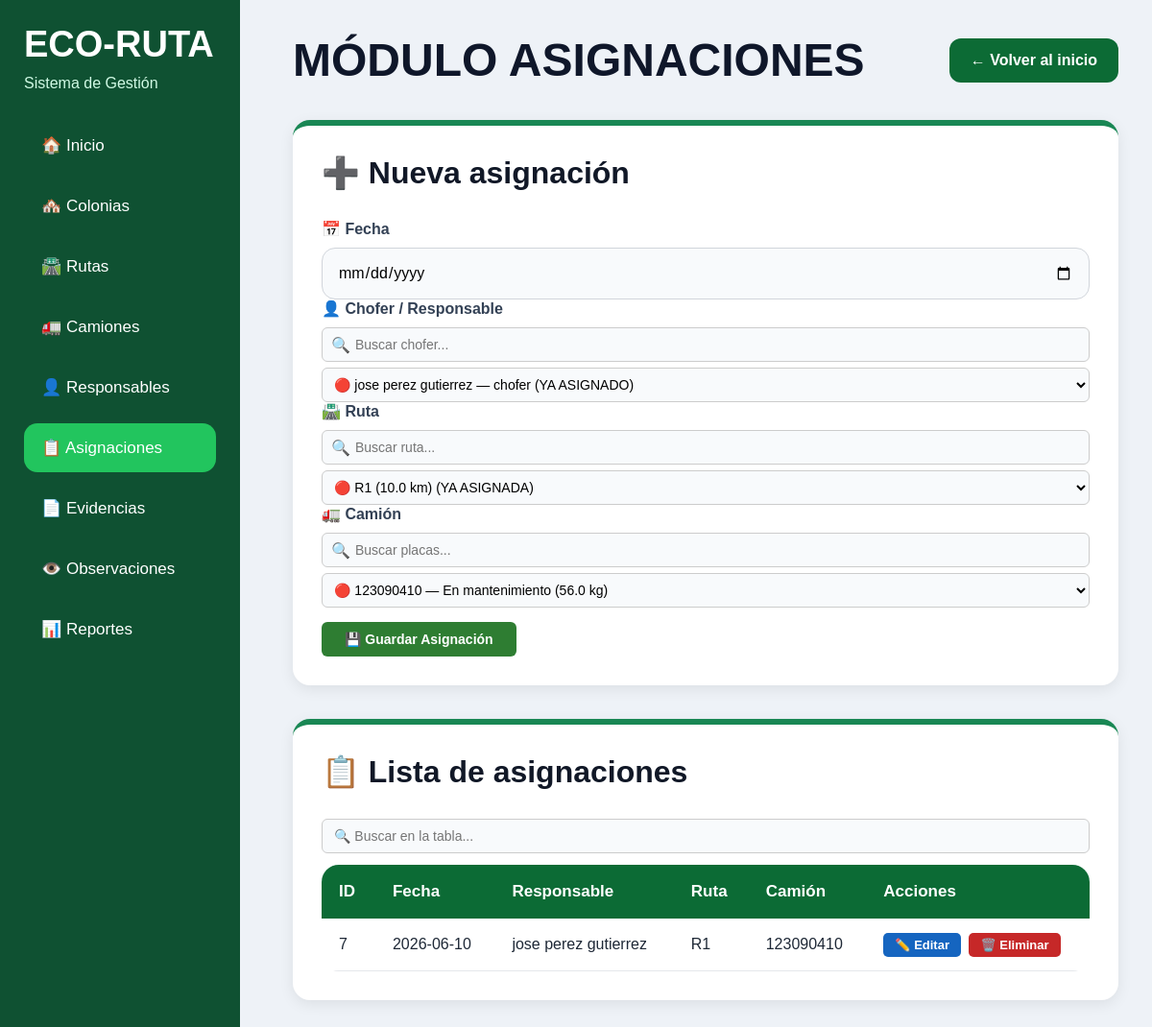
Screenshot of /asignaciones (signed in) with the database file from the repository.
### tables this page shows
CREATE TABLE asignacion (

    id_asignacion INTEGER PRIMARY KEY AUTOINCREMENT,

    fecha TEXT NOT NULL,

    id_responsable INTEGER NOT NULL,

    id_ruta INTEGER NOT NULL,

    id_camion INTEGER NOT NULL, hora_fin TEXT, comentario_chofer TEXT DEFAULT '', estado TEXT DEFAULT 'Pendiente',

    FOREIGN KEY (id_responsable)
        REFERENCES responsable(id_responsable)
        ON UPDATE CASCADE
        ON DELETE RESTRICT,

    FOREIGN KEY (id_ruta)
        REFERENCES ruta(id_ruta)
        ON UPDATE CASCADE
        ON DELETE RESTRICT,

    FOREIGN KEY (id_camion)
        REFERENCES camion(id_camion)
        ON UPDATE CASCADE
        ON DELETE RESTRICT

);

CREATE TABLE responsable (

    id_responsable INTEGER PRIMARY KEY AUTOINCREMENT,

    nombre TEXT NOT NULL,

    cargo TEXT,

    telefono TEXT,

    licencia TEXT

);

CREATE TABLE "ruta" (
        id_ruta      INTEGER PRIMARY KEY AUTOINCREMENT,
        nombre_ruta  TEXT NOT NULL,
        descripcion  TEXT,
        distancia_km REAL NOT NULL,
        id_colonia   INTEGER
    );

CREATE TABLE camion (

    id_camion INTEGER PRIMARY KEY AUTOINCREMENT,

    placas TEXT NOT NULL UNIQUE,

    capacidad_kg REAL NOT NULL,

    estado TEXT NOT NULL DEFAULT 'Activo',

    CHECK (
        estado IN (
            'Activo',
            'En mantenimiento',
            'Fuera de servicio'
        )
    )

);

### app.py (the view)
@app.route('/asignaciones')
def asignaciones():
    if session.get('rol') != 'administrador':
        return "No tienes permiso"
    conexion = conectar()
    cursor = conexion.cursor()
    cursor.execute("""
        SELECT asignacion.*,
               responsable.nombre AS nombre_responsable,
               ruta.nombre_ruta,
               camion.placas
        FROM asignacion
        INNER JOIN responsable ON asignacion.id_responsable = responsable.id_responsable
        INNER JOIN ruta        ON asignacion.id_ruta        = ruta.id_ruta
        INNER JOIN camion      ON asignacion.id_camion      = camion.id_camion
    """)
    asignaciones = cursor.fetchall()
    cursor.execute("SELECT id_responsable, id_ruta, id_camion FROM asignacion")
    ya_asignados = cursor.fetchall()
    ids_resp   = {r['id_responsable'] for r in ya_asignados}
    ids_ruta   = {r['id_ruta']        for r in ya_asignados}
    ids_camion = {r['id_camion']      for r in ya_asignados}
    cursor.execute("SELECT * FROM responsable")
    responsables = []
    for r in cursor.fetchall():
        d = dict(r)
        d['ocupado'] = r['id_responsable'] in ids_resp
        responsables.append(d)
    cursor.execute("SELECT * FROM ruta")
    rutas = []
    for r in cursor.fetchall():
        d = dict(r)
        d['ocupado'] = r['id_ruta'] in ids_ruta
        rutas.append(d)
    cursor.execute("SELECT * FROM camion")
    camiones = cursor.fetchall()
    conexion.close()
    return render_template(
        'asignaciones.html',
        asignaciones=asignaciones,
        responsables=responsables,
        rutas=rutas,
        camiones=camiones
    )

### app.py (called while the page is built)
def conectar():
    conexion = sqlite3.connect(DB_PATH)
    conexion.row_factory = sqlite3.Row
    return conexion

### templates/asignaciones.html (shortened to what this page needs)
<!DOCTYPE html>
<html lang="es">
<head>
    <link rel="stylesheet" href="{{ url_for('static', filename='css/style.css') }}">
</head>
<body>
<div class="contenedor">
    <div class="sidebar">
        <h1>ECO-RUTA</h1>
        <p>Sistema de Gestión</p>
        <ul>
            <li><a href="/index">🏠 Inicio</a></li>
            <li><a href="/colonias">🏘️ Colonias</a></li>
            <li><a href="/rutas">🛣️ Rutas</a></li>
            <li><a href="/camiones">🚛 Camiones</a></li>
            <li><a href="/responsables">👤 Responsables</a></li>
            <li><a href="/asignaciones" class="activo">📋 Asignaciones</a></li>
            <li><a href="/evidencias">📄 Evidencias</a></li>
            <li><a href="/observaciones">👁️ Observaciones</a></li>
            <li><a href="/reportes">📊 Reportes</a></li>
        </ul>
    </div>
    <div class="contenido">
        <div class="header">
            <h1>MÓDULO ASIGNACIONES</h1>
            <a href="/index" class="btn-regresar">← Volver al inicio</a>
        </div>
        <div class="card">
            <h2>➕ Nueva asignación</h2>
            <form action="/agregar_asignacion" method="POST"
                  onsubmit="return validarAsignacion()">
                <div class="grupo">
                    <label>📅 Fecha</label>
                    <input type="date" name="fecha" id="fecha" required>
                </div>
                <div class="grupo">
                    <label>👤 Chofer / Responsable</label>
                    <div class="buscador-wrap">
                        <span>🔍</span>
                        <input type="text" placeholder="Buscar chofer..."
                               oninput="filtrarSelect('sel-responsable', this.value)">
                    </div>
                    <select name="id_responsable" id="sel-responsable"
                            onchange="mostrarInfoResponsable(this)" required>
                        {% for r in responsables %}
                        <option
                            value="{{ r.id_responsable }}"
                            data-ocupado="{{ r.ocupado }}"
                            data-cargo="{{ r.cargo }}"
                            class="{{ 'ocupado' if r.ocupado else 'disponible' }}">
                            {% if r.ocupado %}🔴{% else %}🟢{% endif %}
                            {{ r.nombre }} — {{ r.cargo }}
                        </option>
                        {% endfor %}
                    </select>
                </div>
                <div class="grupo">
                    <label>🛣️ Ruta</label>
                    <div class="buscador-wrap">
                        <span>🔍</span>
                        <input type="text" placeholder="Buscar ruta..."
                               oninput="filtrarSelect('sel-ruta', this.value)">
                    </div>
                    <select name="id_ruta" id="sel-ruta"
                            onchange="mostrarInfoRuta(this)" required>
                        {% for ruta in rutas %}
                        <option
                            value="{{ ruta.id_ruta }}"
                            data-ocupado="{{ ruta.ocupado }}"
                            data-km="{{ ruta.distancia_km }}"
                            class="{{ 'ocupado' if ruta.ocupado else 'disponible' }}">
                            {% if ruta.ocupado %}🔴{% else %}🟢{% endif %}
                            {{ ruta.nombre_ruta }} ({{ ruta.distancia_km }} km)
                        </option>
                        {% endfor %}
                    </select>
                </div>
                <div class="grupo">
                    <label>🚛 Camión</label>
                    <div class="buscador-wrap">
                        <span>🔍</span>
                        <input type="text" placeholder="Buscar placas..."
                               oninput="filtrarSelect('sel-camion', this.value)">
                    </div>
                    <select name="id_camion" id="sel-camion"
                            onchange="mostrarInfoCamion(this)" required>
                        {% for c in camiones %}
                        <option
                            value="{{ c.id_camion }}"
                            data-estado="{{ c.estado }}"
                            data-capacidad="{{ c.capacidad_kg }}"
                            class="{{ 'ocupado' if c.estado != 'Activo' else 'disponible' }}">
                            {% if c.estado == 'Activo' %}🟢{% else %}🔴{% endif %}
                            {{ c.placas }} — {{ c.estado }} ({{ c.capacidad_kg }} kg)
                        </option>
                        {% endfor %}
                    </select>
                </div>
                <button type="submit" class="btn-guardar">💾 Guardar Asignación</button>
            </form>
        </div>
        <div class="card">
            <h2>📋 Lista de asignaciones</h2>
            <input type="text" id="buscador-tabla"
                   placeholder="🔍 Buscar en la tabla..."
                   oninput="filtrarTabla(this.value)">
            <table id="tabla-asignaciones">
                <tr>
                    <th>ID</th>
                    <th>Fecha</th>
                    <th>Responsable</th>
                    <th>Ruta</th>
                    <th>Camión</th>
                    <th>Acciones</th>
                </tr>
                {% for a in asignaciones %}
                <tr>
                    <td>{{ a.id_asignacion }}</td>
                    <td>{{ a.fecha }}</td>
                    <td>{{ a.nombre_responsable }}</td>
                    <td>{{ a.nombre_ruta }}</td>
                    <td>{{ a.placas }}</td>
                    <td>
                        <a href="/editar_asignacion/{{ a.id_asignacion }}" class="editar">✏️ Editar</a>
                        <a href="/eliminar_asignacion/{{ a.id_asignacion }}" class="eliminar"
                           onclick="return confirm('⚠️ ¿Eliminar asignación #{{ a.id_asignacion }}?\nEsto liberará el camión y el chofer.')">
                            🗑️ Eliminar
                        </a>
                    </td>
                </tr>
                {% endfor %}
            </table>
        </div>
    </div>
</div>
</body>
</html>

### static/css/style.css (style rules this page uses)
* { margin:0; padding:0; box-sizing:border-box; font-family:'Segoe UI', sans-serif; }
body { background:#f3f6f4; color:#1f2937; }
.contenedor { display:flex; min-height:100vh; }
.sidebar { width:270px; background:linear-gradient(to bottom,#0c6b35,#14532d); padding:30px 20px; color:white; position:fixed; height:100%; }
.sidebar h1 { font-size:38px; margin-bottom:10px; }
.sidebar p { color:#d1fae5; margin-bottom:30px; }
.sidebar ul { list-style:none; }
.sidebar ul li { margin-bottom:12px; }
.sidebar ul li a { display:block; color:white; text-decoration:none; padding:15px 18px; border-radius:14px; transition:0.3s; font-size:17px; }
.activo { background:#22c55e; }
.contenido { margin-left:270px; width:calc(100% - 270px); padding:40px; }
.header { display:flex; justify-content:space-between; align-items:center; margin-bottom:35px; }
.header h1 { font-size:50px; color:#0f172a; }
.btn-regresar { background:#0c6b35; color:white; text-decoration:none; padding:14px 22px; border-radius:12px; transition:0.3s; font-weight:bold; }
.card { background:white; padding:35px; border-radius:22px; box-shadow:0 10px 30px rgba(0,0,0,0.06); margin-bottom:35px; }
.card h2 { margin-bottom:30px; color:#111827; font-size:32px; }
.grupo { display:flex; flex-direction:column; }
label { margin-bottom:10px; font-weight:600; color:#334155; }
input, select, textarea { width:100%; padding:16px; border:1px solid #d1d5db; border-radius:14px; background:#f8fafc; font-size:16px; transition:0.3s; }
button { margin-top:15px; padding:16px 30px; background:#0c6b35; color:white; border:none; border-radius:14px; font-size:18px; font-weight:bold; cursor:pointer; transition:0.3s; }
table { width:100%; border-collapse:collapse; overflow:hidden; border-radius:18px; }
table th { background:#0c6b35; color:white; padding:18px; text-align:left; font-size:17px; }
table td { padding:18px; border-bottom:1px solid #e5e7eb; background:white; }
.editar { background:#16a34a; color:white; text-decoration:none; padding:10px 16px; border-radius:10px; margin-right:8px; font-weight:bold; }
.eliminar { background:#dc2626; color:white; text-decoration:none; padding:10px 16px; border-radius:10px; font-weight:bold; }
* { margin:0; padding:0; box-sizing:border-box; font-family:Arial, Helvetica, sans-serif; }
body { background:#eef2f7; }
.sidebar { width:250px; background:#0f5132; padding:25px; color:white; }
.contenido { flex:1; padding:35px; }
.header h1 { font-size:48px; color:#0f172a; }
.card { background:white; padding:30px; border-radius:18px; box-shadow:0 4px 15px rgba(0,0,0,0.08); border-top:6px solid #198754; }
table { width:100%; border-collapse:collapse; }
th { padding:18px; text-align:left; }
td { padding:18px; border-bottom:1px solid #e2e8f0; }

### templates/asignaciones.html (style rules this page uses)
.buscador-wrap { position: relative; margin-bottom: 6px; }
.buscador-wrap input { width: 100%; padding: 9px 12px 9px 34px; border: 1px solid #ccc; border-radius: 6px; font-size: 14px; box-sizing: border-box; }
.buscador-wrap span { position: absolute; left: 10px; top: 50%; transform: translateY(-50%); }
select { width: 100%; padding: 8px; border: 1px solid #ccc; border-radius: 6px; font-size: 14px; }
option.ocupado { color: #c62828; font-style: italic; }
.btn-guardar { background:#2e7d32; color:#fff; border:none; padding:10px 24px; border-radius:6px; cursor:pointer; font-size:14px; font-weight:600; }
.editar { background:#1565c0; color:#fff !important; padding:5px 12px; border-radius:5px; text-decoration:none; font-size:13px; margin-right:4px; }
.eliminar { background:#c62828; color:#fff !important; padding:5px 12px; border-radius:5px; text-decoration:none; font-size:13px; }
#buscador-tabla { width:100%; padding:9px 12px; border:1px solid #ccc; border-radius:6px; font-size:14px; box-sizing:border-box; margin-bottom:12px; }

### rows the page displays
asignacion: id_asignacion "7", fecha "2026-06-10", nombre_responsable "jose perez gutierrez", nombre_ruta "R1", placas "123090410"
